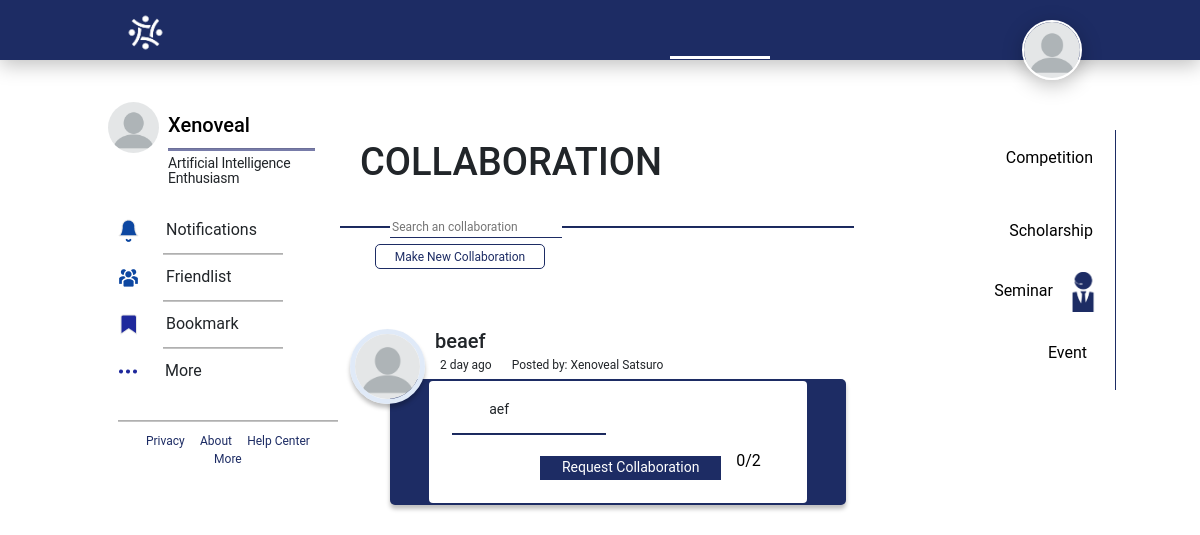
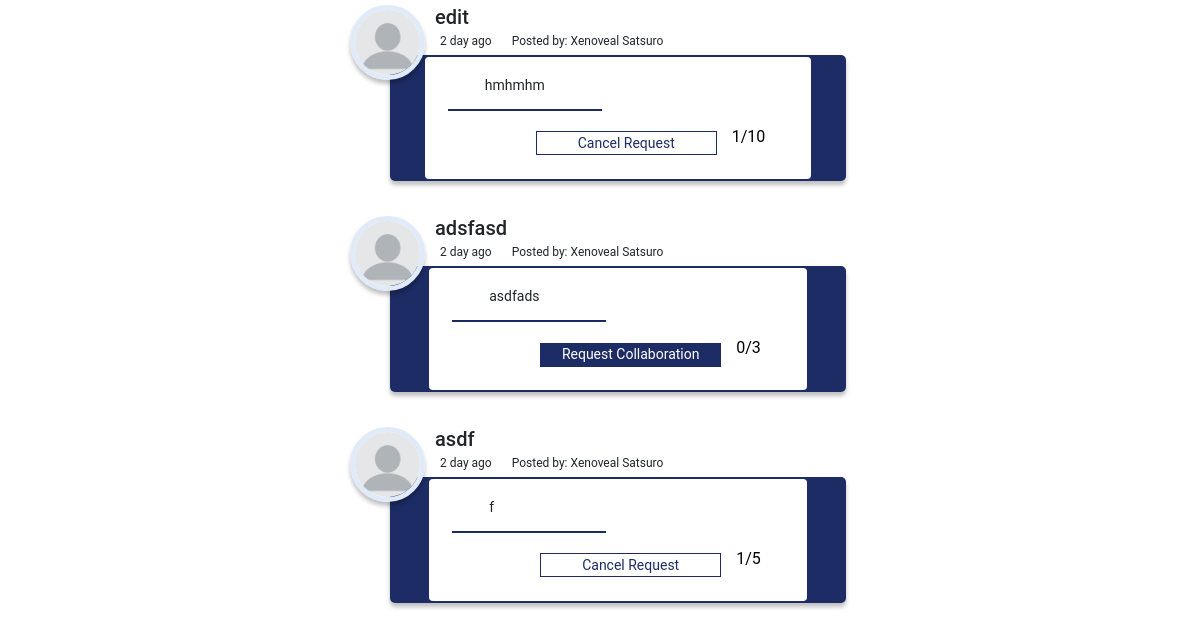
/feed/collaboration/all (signed in), run on an earlier commit of the app's database (2 pictures, top to bottom).
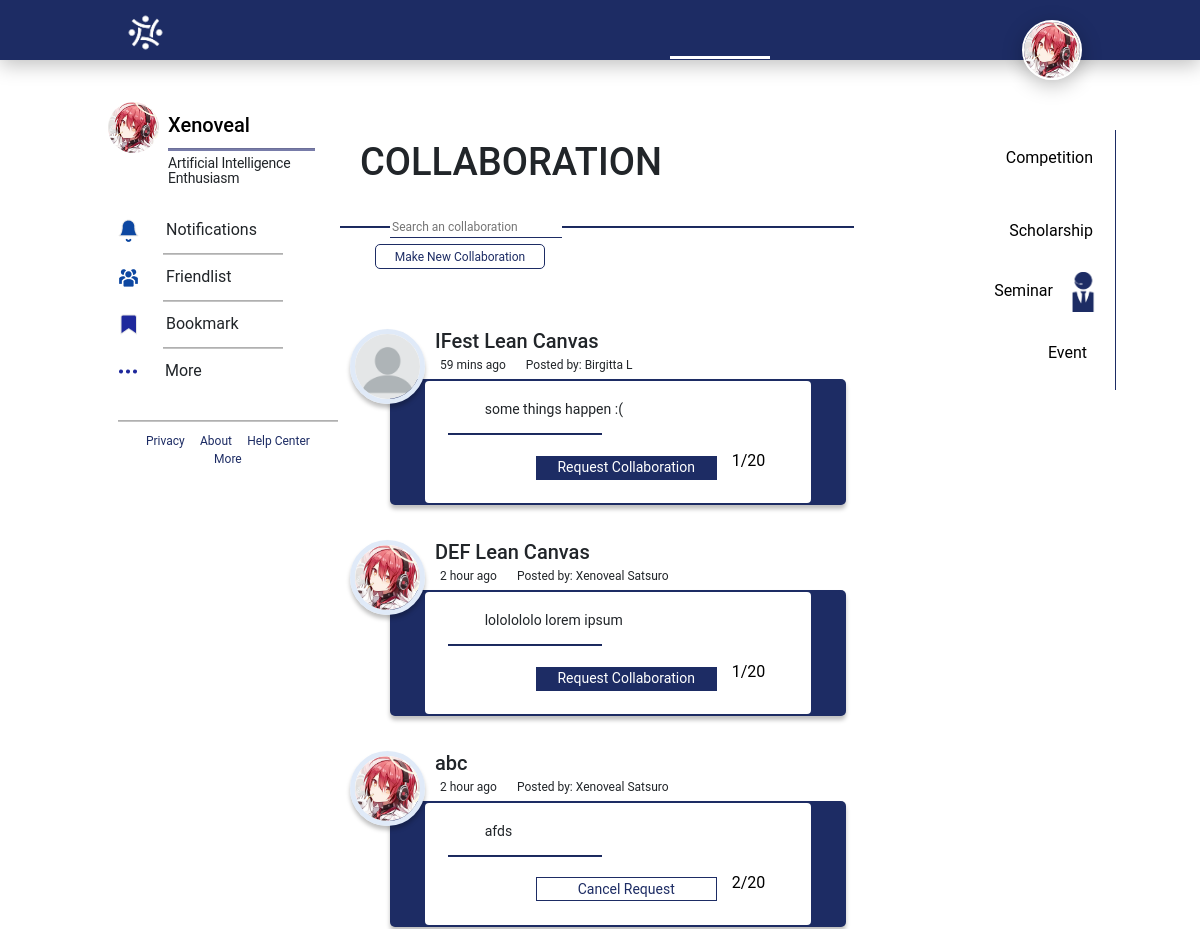
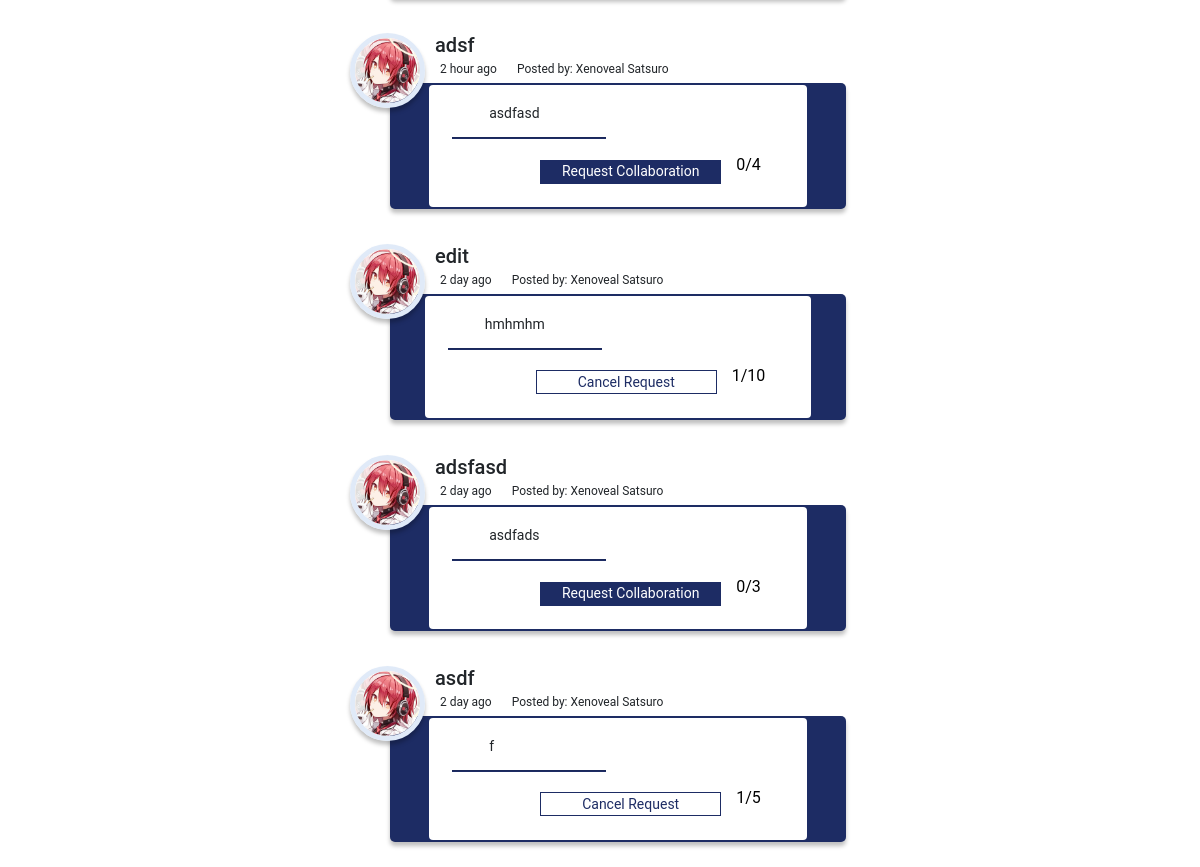
And on a later commit of the database (2 pictures, top to bottom).
### timelines/models.py (models this page shows, shortened)
class CollaborationPost(models.Model):
    username = models.ForeignKey(User, on_delete=models.CASCADE, related_name="needColabs")
    title = models.CharField(max_length=100)
    paragraph = models.TextField(max_length=300)
    category = models.CharField(max_length=50)
    members = models.IntegerField()
    location = models.CharField(max_length=50)
    bookmarked = models.ManyToManyField(User, related_name="colabs_bookmarked", blank=True) #who bookmark
    colabs_join = models.ManyToManyField(User, related_name="joined_colabs", blank=True) #who join
    timestamp = models.DateTimeField(auto_now_add=True)
    def count_joined(self):
        return f"{self.colabs_join.count()}"

### user/models.py (models this page shows, shortened)
class UserExtend(models.Model):
    user = models.OneToOneField(User, on_delete=models.CASCADE, primary_key=True)
    verified = models.BooleanField(default=False)
    profileImg = models.ImageField(blank=True, upload_to="galery")

### timelines/views.py (the view, shortened to what this page needs)
# urls.py: path('collaboration/all', views.collaboration, name="collaboration"),
@login_required
def collaboration(requests, sort_type="desc"):
    if(requests.method == 'GET'):
        joined = requests.user.joined_colabs.all()
        bookmark = requests.user.colabs_bookmarked.all()
        context = {
            'posts': CollaborationPost.objects.all(),
            'page': 'collaboration',
            'joined': joined,
            'bookmarked': bookmark,
            'desc': True,
            'extended': UserExtend.objects.get(user=requests.user),
        }
        if(sort_type == "desc"):
            context["posts"] = context["posts"].order_by('-timestamp')
        else:
            context["posts"] = context["posts"].order_by('timestamp')
            context["desc"] = False
        for i in context["posts"]:
            i.extend = UserExtend.objects.get(user=i.username)
            dt = i.timestamp
            day, hour, mins, sec = get_time(dt)
            i.diff = select_time_to_show(day, hour, mins, sec)
        return render(requests, 'timelines/collaboration.html', context=context)

### timelines/others.py (called while the page is built)
def get_time(dt):
    now = datetime.datetime.now(datetime.timezone.utc)
    time = now - dt
    sec = time.total_seconds()
    day = divmod(sec, 24*60*60)[0]
    hour = divmod(sec, 60*60)[0] - day*24
    mins = divmod(sec, 60)[0] - hour*60
    sec = sec - mins*60
    return day, hour, mins, sec

def select_time_to_show(day, hour, mins, sec):
    if(day<1):
        if(hour<1):
            if(mins<1):
                return str(int(sec))+' seconds ago'
            return str(int(mins))+' mins ago'
        return str(int(hour))+' hour ago'
    return str(int(day))+' day ago'

### timelines/templates/timelines/collaboration.html (shortened to what this page needs)
{% extends "timelines/layout.html" %}
{% load static %}
{% block css %}
<link rel="stylesheet" href="{% static 'timelines/css/collaboration.css' %}">
{% endblock %}
{% block body %}
<section>
   <div class="container">
       <div class="head">
           <div class="row">
               <h2>COLLABORATION</h2>
               <div class="info-menu">
                   <div class="search-info">
                       <form action="">
                           <input type="text" placeholder="Search an collaboration">
                           <button type="submit"></button>
                       </form>
                   </div>
                   <div class="filter-info">
                       <button>
                       </button>
                   </div>
                   <div class="sort-info">
                       <button onclick="comment('11111');">
                       </button>
                   </div>
               </div>
           </div>
           <hr>
           <button class="register-new" onclick="show()" id="new">Make New Collaboration</button>
       </div>
       {% for post in posts %}
       <div class="user-post">
           <div class="head">
               <div class="pict">
                    {% if post.extend.profileImg %}
                    <img src="{{ post.extend.profileImg.url }}" alt="profile picture">
                    {% else %}
                    <img src="{% static 'user/img/profile_default.png' %}" alt="profile-photo">
                    {% endif %}
               </div>
               <div class="desc">
                   <h5>{{ post.title }}</h5>
                   <div class="detail">
                       <div class="time">
                           <p>{{ post.diff }}</p>
                       </div>
                       <div class="by">
                           <p>Posted by: {{ post.username.first_name }} {{ post.username.last_name }}</p>
                       </div>
                   </div>
               </div>
           </div>
           <div class="inner-wrap">
               <div class="inner">
                   <p>{{ post.paragraph }}</p>
                   <hr>
                   <div class="icon">
                       <div class="icon-inner">
                           {% if post not in bookmarked %}
                            <form action="{% url 'bookmark_colabs' post.id %}" method="POST">
                            </form>
                            {% else %}
                            <form action="{% url 'unbookmark_colabs' post.id %}" method="POST">
                            </form>
                            {% endif %}
                       </div>
                       <div class="icon-inner">
                           <div>
                                {% if post not in joined %}
                                <form action="{% url 'join_colabs' post.id %}" method="POST">
                                    <button class="req-colabs">Request Collaboration</button>
                                </form>
                                {% else %}
                                <form action="{% url 'canceljoin_colabs' post.id %}" method="POST">
                                    <button style="background-color: white; color: #1D2C64; border: 1px solid #1D2C64;" class="req-colabs">Cancel Request</button>
                                </form>
                                {% endif %}
                           </div>
                           <div>
                               <span class="total">{{ post.count_joined }}/{{ post.members }}</span>
                           </div>
                       </div>
                   </div>
               </div>
           </div>
       </div>
       {% endfor %}
   </div>
</section>
{% endblock%}

### timelines/templates/timelines/layout.html (shortened to what the changed rows need)
{% load static %}
<!DOCTYPE html>
<html lang="en">
<head>
     <link rel="stylesheet" href="https://maxcdn.bootstrapcdn.com/bootstrap/4.0.0/css/bootstrap.min.css">
     {% block css %}{% endblock %}
     <link rel="stylesheet" href="{% static 'timelines/css/style.css' %}">
</head>
<body>
     <header>
          <div class="container">
               <nav class="top">
                   <div class="row">
                       <li class="profile col-lg-4 col-md-3 col-sm-2">
                            {% if extended.profileImg %}
                            <img src="{{ extended.profileImg.url }}" alt="profile picture">
                            {% else %}
                            <img src="{% static 'user/img/profile_default.png' %}" alt="profile-photo">
                            {% endif %}
                        </li>
                   </div>
               </nav>
               <nav class="left">
                   <div class="user">
                       <ul class="description">
                           <li class="profile">
                                {% if extended.profileImg %}
                                <img src="{{ extended.profileImg.url }}" alt="profile picture">
                                {% else %}
                                <img src="{% static 'user/img/profile_default.png' %}" alt="profile-photo">
                                {% endif %}
                            </li>
                       </ul>
                   </div>
               </nav>
          </div>
     </header>
     {% block body %}{% endblock %}
</body>
</html>

What changed in the data, as far as the page shows it:
removed CollaborationPost: title "beaef", diff "2 day ago", username.first_name "Xenoveal", username.last_name "Satsuro", paragraph "aef", shows "Request Collaboration", count_joined "0", members "2"
now on this page (row edited): UserExtend: profileImg (picture)
added CollaborationPost: title "IFest Lean Canvas", diff "59 mins ago", username.first_name "Birgitta", username.last_name "L", paragraph "some things happen :(", shows "Request Collaboration", count_joined "1", members "20"
added CollaborationPost: extend.profileImg (picture), title "DEF Lean Canvas", diff "2 hour ago", username.first_name "Xenoveal", username.last_name "Satsuro", paragraph "lololololo lorem ipsum", shows "Request Collaboration", count_joined "1", members "20"
added CollaborationPost: extend.profileImg (picture), title "abc", diff "2 hour ago", username.first_name "Xenoveal", username.last_name "Satsuro", paragraph "afds", shows "Cancel Request", count_joined "2", members "20"
added CollaborationPost: extend.profileImg (picture), title "adsf", diff "2 hour ago", username.first_name "Xenoveal", username.last_name "Satsuro", paragraph "asdfasd", shows "Request Collaboration", count_joined "0", members "4"
changed through a linked row, CollaborationPost "edit": extend.profileImg: picture added
changed through a linked row, CollaborationPost "adsfasd": extend.profileImg: picture added
changed through a linked row, CollaborationPost "asdf": extend.profileImg: picture added
